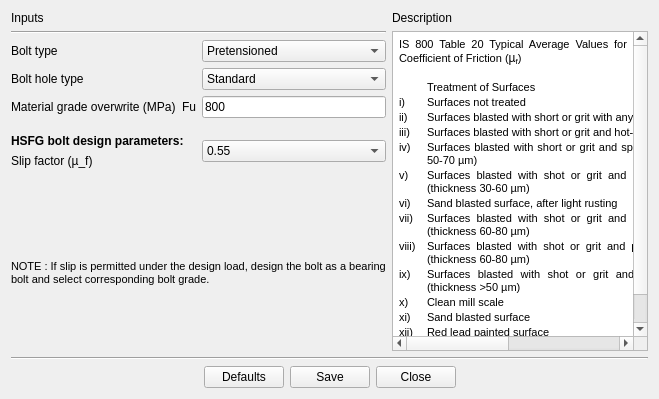
     <widget class="QWidget" name="tab_Bolt">
      <attribute name="title">
       <string>Bolt</string>
      </attribute>
      <layout class="QGridLayout" name="gridLayout_22">
       <item row="0" column="1">
        <layout class="QGridLayout" name="gridLayout_19">
         <item row="0" column="0">
          <layout class="QGridLayout" name="gridLayout_8">
           <item row="0" column="0">
            <widget class="QLabel" name="label_3">
             <property name="font">
              <font>
               <family>Arial</family>
              </font>
             </property>
             <property name="text">
              <string>Description</string>
             </property>
            </widget>
           </item>
          </layout>
         </item>
         <item row="1" column="0">
          <widget class="QTextBrowser" name="textBrowser">
           <property name="minimumSize">
            <size>
             <width>210</width>
             <height>320</height>
            </size>
           </property>
           <property name="html">
            <string>&lt;!DOCTYPE HTML PUBLIC &quot;-//W3C//DTD HTML 4.0//EN&quot; &quot;http://www.w3.org/TR/REC-html40/strict.dtd&quot;&gt;
&lt;html&gt;&lt;head&gt;&lt;meta name=&quot;qrichtext&quot; content=&quot;1&quot; /&gt;&lt;style type=&quot;text/css&quot;&gt;
p, li { white-space: pre-wrap; }
&lt;/style&gt;&lt;/head&gt;&lt;body style=&quot; font-family:'Arial'; font-size:8.25pt; font-weight:400; font-style:normal;&quot;&gt;
&lt;table border=&quot;0&quot; style=&quot; margin-top:0px; margin-bottom:0px; margin-left:0px; margin-right:0px;&quot; cellspacing=&quot;2&quot; cellpadding=&quot;0&quot;&gt;
&lt;tr&gt;
&lt;td colspan=&quot;3&quot;&gt;
&lt;p align=&quot;justify&quot; style=&quot; margin-top:12px; margin-bottom:12px; margin-left:0px; margin-right:0px; -qt-block-indent:0; text-indent:0px;&quot;&gt;&lt;span style=&quot; font-family:'MS Shell Dlg 2'; font-size:8pt;&quot;&gt;IS 800 Table 20 Typical Average Values for Coefficient of Friction (&lt;/span&gt;&lt;span style=&quot; font-family:'Calibri,sans-serif'; font-size:9pt;&quot;&gt;µ&lt;/span&gt;&lt;span style=&quot; font-family:'Calibri,sans-serif'; font-size:9pt; vertical-align:sub;&quot;&gt;f&lt;/span&gt;&lt;span style=&quot; font-family:'MS Shell Dlg 2'; font-size:8pt;&quot;&gt;)&lt;/span&gt;&lt;/p&gt;&lt;/td&gt;&lt;/tr&gt;&lt;/table&gt;
&lt;p align=&quot;justify&quot; style=&quot;-qt-paragraph-type:empty; margin-top:12px; margin-bottom:12px; margin-left:0px; margin-right:0px; -qt-block-indent:0; text-indent:0px; font-family:'MS Shell Dlg 2'; font-size:8pt;&quot;&gt;&lt;br /&gt;&lt;/p&gt;
&lt;table border=&quot;0&quot; style=&quot; margin-top:0px; margin-bottom:0px; margin-left:0px; margin-right:0px;&quot; cellspacing=&quot;2&quot; cellpadding=&quot;0&quot;&gt;
&lt;tr&gt;
&lt;td width=&quot;26&quot;&gt;&lt;/td&gt;
&lt;td width=&quot;383&quot;&gt;
&lt;p align=&quot;justify&quot; style=&quot; margin-top:12px; margin-bottom:12px; margin-left:0px; margin-right:0px; -qt-block-indent:0; text-indent:0px;&quot;&gt;&lt;span style=&quot; font-family:'MS Shell Dlg 2'; font-size:8pt;&quot;&gt;Treatment of Surfaces&lt;/span&gt;&lt;/p&gt;&lt;/td&gt;
&lt;td width=&quot;78&quot;&gt;
&lt;p align=&quot;justify&quot; style=&quot; margin-top:12px; margin-bottom:12px; margin-left:0px; margin-right:0px; -qt-block-indent:0; text-indent:0px;&quot;&gt;&lt;span style=&quot; font-family:'MS Shell Dlg 2'; font-size:8pt;&quot;&gt;  µ_f&lt;/span&gt;&lt;/p&gt;&lt;/td&gt;&lt;/tr&gt;
&lt;tr&gt;
&lt;td&gt;
&lt;p align=&quot;justify&quot; style=&quot; margin-top:12px; margin-bottom:12px; margin-left:0px; margin-right:0px; -qt-block-indent:0; text-indent:0px;&quot;&gt;&lt;span style=&quot; font-family:'MS Shell Dlg 2'; font-size:8pt;&quot;&gt;i)&lt;/span&gt;&lt;/p&gt;&lt;/td&gt;
&lt;td&gt;
&lt;p align=&quot;justify&quot; style=&quot; margin-top:12px; margin-bottom:12px; margin-left:0px; margin-right:0px; -qt-block-indent:0; text-indent:0px;&quot;&gt;&lt;span style=&quot; font-family:'MS Shell Dlg 2'; font-size:8pt;&quot;&gt;Surfaces not treated&lt;/span&gt;&lt;/p&gt;&lt;/td&gt;
&lt;td&gt;
&lt;p align=&quot;justify&quot; style=&quot; margin-top:12px; margin-bottom:12px; margin-left:0px; margin-right:0px; -qt-block-indent:0; text-indent:0px;&quot;&gt;&lt;span style=&quot; font-family:'MS Shell Dlg 2'; font-size:8pt;&quot;&gt;  0.2&lt;/span&gt;&lt;/p&gt;&lt;/td&gt;&lt;/tr&gt;
&lt;tr&gt;
&lt;td&gt;
&lt;p align=&quot;justify&quot; style=&quot; margin-top:12px; margin-bottom:12px; margin-left:0px; margin-right:0px; -qt-block-indent:0; text-indent:0px;&quot;&gt;&lt;span style=&quot; font-family:'MS Shell Dlg 2'; font-size:8pt;&quot;&gt;ii)&lt;/span&gt;&lt;/p&gt;&lt;/td&gt;
&lt;td&gt;
&lt;p align=&quot;justify&quot; style=&quot; margin-top:12px; margin-bottom:12px; margin-left:0px; margin-right:0px; -qt-block-indent:0; text-indent:0px;&quot;&gt;&lt;span style=&quot; font-family:'MS Shell Dlg 2'; font-size:8pt;&quot;&gt;Surfaces blasted with short or grit with any loose rust removed, no pitting&lt;/span&gt;&lt;/p&gt;&lt;/td&gt;
&lt;td&gt;
&lt;p align=&quot;justify&quot; style=&quot; margin-top:12px; margin-bottom:12px; margin-left:0px; margin-right:0px; -qt-block-indent:0; text-indent:0px;&quot;&gt;&lt;span style=&quot; font-family:'MS Shell Dlg 2'; font-size:8pt;&quot;&gt;  0.5&lt;/span&gt;&lt;/p&gt;&lt;/td&gt;&lt;/tr&gt;
&lt;tr&gt;
&lt;td&gt;
&lt;p align=&quot;justify&quot; style=&quot; margin-top:12px; margin-bottom:12px; margin-left:0px; margin-right:0px; -qt-block-indent:0; text-indent:0px;&quot;&gt;&lt;span style=&quot; font-family:'MS Shell Dlg 2'; font-size:8pt;&quot;&gt;iii)&lt;/span&gt;&lt;/p&gt;&lt;/td&gt;
&lt;td&gt;
&lt;p align=&quot;justify&quot; style=&quot; margin-top:12px; margin-bottom:12px; margin-left:0px; margin-right:0px; -qt-block-indent:0; text-indent:0px;&quot;&gt;&lt;span style=&quot; font-family:'MS Shell Dlg 2'; font-size:8pt;&quot;&gt;Surfaces blasted with short or grit and hot-dip galvanized&lt;/span&gt;&lt;/p&gt;&lt;/td&gt;
&lt;td&gt;
&lt;p align=&quot;justify&quot; style=&quot; margin-top:12px; margin-bottom:12px; margin-left:0px; margin-right:0px; -qt-block-indent:0; text-indent:0px;&quot;&gt;&lt;span style=&quot; font-family:'MS Shell Dlg 2'; font-size:8pt;&quot;&gt;  0.1&lt;/span&gt;&lt;/p&gt;&lt;/td&gt;&lt;/tr&gt;
&lt;tr&gt;
&lt;td&gt;
&lt;p align=&quot;justify&quot; style=&quot; margin-top:12px; margin-bottom:12px; margin-left:0px; margin-right:0px; -qt-block-indent:0; text-indent:0px;&quot;&gt;&lt;span style=&quot; font-family:'MS Shell Dlg 2'; font-size:8pt;&quot;&gt;iv)&lt;/span&gt;&lt;/p&gt;&lt;/td&gt;
&lt;td&gt;
&lt;p align=&quot;justify&quot; style=&quot; margin-top:12px; margin-bottom:12px; margin-left:0px; margin-right:0px; -qt-block-indent:0; text-indent:0px;&quot;&gt;&lt;span style=&quot; font-family:'MS Shell Dlg 2'; font-size:8pt;&quot;&gt;Surfaces blasted with short or grit and spray - metallized with zinc (thickness 50-70 µm)&lt;/span&gt;&lt;/p&gt;&lt;/td&gt;
&lt;td&gt;
&lt;p align=&quot;justify&quot; style=&quot; margin-top:12px; margin-bottom:12px; margin-left:0px; margin-right:0px; -qt-block-indent:0; text-indent:0px;&quot;&gt;&lt;span style=&quot; font-family:'MS Shell Dlg 2'; font-size:8pt;&quot;&gt;  0.25&lt;/span&gt;&lt;/p&gt;&lt;/td&gt;&lt;/tr&gt;
&lt;tr&gt;
&lt;td&gt;
&lt;p align=&quot;justify&quot; style=&quot; margin-top:12px; margin-bottom:12px; margin-left:0px; margin-right:0px; -qt-block-indent:0; text-indent:0px;&quot;&gt;&lt;span style=&quot; font-family:'MS Shell Dlg 2'; font-size:8pt;&quot;&gt;v)&lt;/span&gt;&lt;/p&gt;&lt;/td&gt;
&lt;td&gt;
&lt;p align=&quot;justify&quot; style=&quot; margin-top:12px; margin-bottom:12px; margin-left:0px; margin-right:0px; -qt-block-indent:0; text-indent:0px;&quot;&gt;&lt;span style=&quot; font-family:'MS Shell Dlg 2'; font-size:8pt;&quot;&gt;Surfaces blasted with shot or grit and painted with ethylzinc silicate coat (thickness 30-60 µm)&lt;/span&gt;&lt;/p&gt;&lt;/td&gt;
&lt;td&gt;
&lt;p align=&quot;justify&quot; style=&quot; margin-top:12px; margin-bottom:12px; margin-left:0px; margin-right:0px; -qt-block-indent:0; text-indent:0px;&quot;&gt;&lt;span style=&quot; font-family:'MS Shell Dlg 2'; font-size:8pt;&quot;&gt;  0.3&lt;/span&gt;&lt;/p&gt;&lt;/td&gt;&lt;/tr&gt;
&lt;tr&gt;
&lt;td&gt;
&lt;p align=&quot;justify&quot; style=&quot; margin-top:12px; margin-bottom:12px; margin-left:0px; margin-right:0px; -qt-block-indent:0; text-indent:0px;&quot;&gt;&lt;span style=&quot; font-family:'MS Shell Dlg 2'; font-size:8pt;&quot;&gt;vi)&lt;/span&gt;&lt;/p&gt;&lt;/td&gt;
&lt;td&gt;
&lt;p align=&quot;justify&quot; style=&quot; margin-top:12px; margin-bottom:12px; margin-left:0px; margin-right:0px; -qt-block-indent:0; text-indent:0px;&quot;&gt;&lt;span style=&quot; font-family:'MS Shell Dlg 2'; font-size:8pt;&quot;&gt;Sand blasted surface, after light rusting&lt;/span&gt;&lt;/p&gt;&lt;/td&gt;
&lt;td&gt;
&lt;p align=&quot;justify&quot; style=&quot; margin-top:12px; margin-bottom:12px; margin-left:0px; margin-right:0px; -qt-block-indent:0; text-indent:0px;&quot;&gt;&lt;span style=&quot; font-family:'MS Shell Dlg 2'; font-size:8pt;&quot;&gt;  0.52&lt;/span&gt;&lt;/p&gt;&lt;/td&gt;&lt;/tr&gt;
&lt;tr&gt;
&lt;td&gt;
&lt;p align=&quot;justify&quot; style=&quot; margin-top:12px; margin-bottom:12px; margin-left:0px; margin-right:0px; -qt-block-indent:0; text-indent:0px;&quot;&gt;&lt;span style=&quot; font-family:'MS Shell Dlg 2'; font-size:8pt;&quot;&gt;vii)&lt;/span&gt;&lt;/p&gt;&lt;/td&gt;
&lt;td&gt;
&lt;p align=&quot;justify&quot; style=&quot; margin-top:12px; margin-bottom:12px; margin-left:0px; margin-right:0px; -qt-block-indent:0; text-indent:0px;&quot;&gt;&lt;span style=&quot; font-family:'MS Shell Dlg 2'; font-size:8pt;&quot;&gt;Surfaces blasted with shot or grit and painted with ethylzinc silicate coat (thickness 60-80 µm)&lt;/span&gt;&lt;/p&gt;&lt;/td&gt;
&lt;td&gt;
&lt;p align=&quot;justify&quot; style=&quot; margin-top:12px; margin-bottom:12px; margin-left:0px; margin-right:0px; -qt-block-indent:0; text-indent:0px;&quot;&gt;&lt;span style=&quot; font-family:'MS Shell Dlg 2'; font-size:8pt;&quot;&gt;  0.3&lt;/span&gt;&lt;/p&gt;&lt;/td&gt;&lt;/tr&gt;
&lt;tr&gt;
&lt;td&gt;
&lt;p align=&quot;justify&quot; style=&quot; margin-top:12px; margin-bottom:12px; margin-left:0px; margin-right:0px; -qt-block-indent:0; text-indent:0px;&quot;&gt;&lt;span style=&quot; font-family:'MS Shell Dlg 2'; font-size:8pt;&quot;&gt;viii)&lt;/span&gt;&lt;/p&gt;&lt;/td&gt;
&lt;td&gt;
&lt;p align=&quot;justify&quot; style=&quot; margin-top:12px; margin-bottom:12px; margin-left:0px; margin-right:0px; -qt-block-indent:0; text-indent:0px;&quot;&gt;&lt;span style=&quot; font-family:'MS Shell Dlg 2'; font-size:8pt;&quot;&gt;Surfaces blasted with shot or grit and painted with alcalizinc silicate coat (thickness 60-80 µm)&lt;/span&gt;&lt;/p&gt;&lt;/td&gt;
&lt;td&gt;
&lt;p align=&quot;justify&quot; style=&quot; margin-top:12px; margin-bottom:12px; margin-left:0px; margin-right:0px; -qt-block-indent:0; text-indent:0px;&quot;&gt;&lt;span style=&quot; font-family:'MS Shell Dlg 2'; font-size:8pt;&quot;&gt;  0.3&lt;/span&gt;&lt;/p&gt;&lt;/td&gt;&lt;/tr&gt;
&lt;tr&gt;
&lt;td&gt;
&lt;p align=&quot;justify&quot; style=&quot; margin-top:12px; margin-bottom:12px; margin-left:0px; margin-right:0px; -qt-block-indent:0; text-indent:0px;&quot;&gt;&lt;span style=&quot; font-family:'MS Shell Dlg 2'; font-size:8pt;&quot;&gt;ix)&lt;/span&gt;&lt;/p&gt;&lt;/td&gt;
&lt;td&gt;
&lt;p align=&quot;justify&quot; style=&quot; margin-top:12px; margin-bottom:12px; margin-left:0px; margin-right:0px; -qt-block-indent:0; text-indent:0px;&quot;&gt;&lt;span style=&quot; font-family:'MS Shell Dlg 2'; font-size:8pt;&quot;&gt;Surfaces blasted with shot or grit and spray metallized with aluminium (thickness &amp;gt;50 µm)&lt;/span&gt;&lt;/p&gt;&lt;/td&gt;
&lt;td&gt;
&lt;p align=&quot;justify&quot; style=&quot; margin-top:12px; margin-bottom:12px; margin-left:0px; margin-right:0px; -qt-block-indent:0; text-indent:0px;&quot;&gt;&lt;span style=&quot; font-family:'MS Shell Dlg 2'; font-size:8pt;&quot;&gt;  0.5&lt;/span&gt;&lt;/p&gt;&lt;/td&gt;&lt;/tr&gt;
&lt;tr&gt;
&lt;td&gt;
&lt;p align=&quot;justify&quot; style=&quot; margin-top:12px; margin-bottom:12px; margin-left:0px; margin-right:0px; -qt-block-indent:0; text-indent:0px;&quot;&gt;&lt;span style=&quot; font-family:'MS Shell Dlg 2'; font-size:8pt;&quot;&gt;x)&lt;/span&gt;&lt;/p&gt;&lt;/td&gt;
&lt;td&gt;
&lt;p align=&quot;justify&quot; style=&quot; margin-top:12px; margin-bottom:12px; margin-left:0px; margin-right:0px; -qt-block-indent:0; text-indent:0px;&quot;&gt;&lt;span style=&quot; font-family:'MS Shell Dlg 2'; font-size:8pt;&quot;&gt;Clean mill scale&lt;/span&gt;&lt;/p&gt;&lt;/td&gt;
&lt;td&gt;
&lt;p align=&quot;justify&quot; style=&quot; margin-top:12px; margin-bottom:12px; margin-left:0px; margin-right:0px; -qt-block-indent:0; text-indent:0px;&quot;&gt;&lt;span style=&quot; font-family:'MS Shell Dlg 2'; font-size:8pt;&quot;&gt;  0.33&lt;/span&gt;&lt;/p&gt;&lt;/td&gt;&lt;/tr&gt;
&lt;tr&gt;
&lt;td&gt;
&lt;p align=&quot;justify&quot; style=&quot; margin-top:12px; margin-bottom:12px; margin-left:0px; margin-right:0px; -qt-block-indent:0; text-indent:0px;&quot;&gt;&lt;span style=&quot; font-family:'MS Shell Dlg 2'; font-size:8pt;&quot;&gt;xi)&lt;/span&gt;&lt;/p&gt;&lt;/td&gt;
&lt;td&gt;
&lt;p align=&quot;justify&quot; style=&quot; margin-top:12px; margin-bottom:12px; margin-left:0px; margin-right:0px; -qt-block-indent:0; text-indent:0px;&quot;&gt;&lt;span style=&quot; font-family:'MS Shell Dlg 2'; font-size:8pt;&quot;&gt;Sand blasted surface&lt;/span&gt;&lt;/p&gt;&lt;/td&gt;
&lt;td&gt;
&lt;p align=&quot;justify&quot; style=&quot; margin-top:12px; margin-bottom:12px; margin-left:0px; margin-right:0px; -qt-block-indent:0; text-indent:0px;&quot;&gt;&lt;span style=&quot; font-family:'MS Shell Dlg 2'; font-size:8pt;&quot;&gt;  0.48&lt;/span&gt;&lt;/p&gt;&lt;/td&gt;&lt;/tr&gt;
&lt;tr&gt;
&lt;td&gt;
&lt;p align=&quot;justify&quot; style=&quot; margin-top:12px; margin-bottom:12px; margin-left:0px; margin-right:0px; -qt-block-indent:0; text-indent:0px;&quot;&gt;&lt;span style=&quot; font-family:'MS Shell Dlg 2'; font-size:8pt;&quot;&gt;xii)&lt;/span&gt;&lt;/p&gt;&lt;/td&gt;
&lt;td&gt;
&lt;p align=&quot;justify&quot; style=&quot; margin-top:12px; margin-bottom:12px; margin-left:0px; margin-right:0px; -qt-block-indent:0; text-indent:0px;&quot;&gt;&lt;span style=&quot; font-family:'MS Shell Dlg 2'; font-size:8pt;&quot;&gt;Red lead painted surface&lt;/span&gt;&lt;/p&gt;&lt;/td&gt;
&lt;td&gt;
&lt;p align=&quot;justify&quot; style=&quot; margin-top:12px; margin-bottom:12px; margin-left:0px; margin-right:0px; -qt-block-indent:0; text-indent:0px;&quot;&gt;&lt;span style=&quot; font-family:'MS Shell Dlg 2'; font-size:8pt;&quot;&gt;  0.1&lt;/span&gt;&lt;/p&gt;
&lt;p align=&quot;justify&quot; style=&quot;-qt-paragraph-type:empty; margin-top:12px; margin-bottom:12px; margin-left:0px; margin-right:0px; -qt-block-indent:0; text-indent:0px; font-family:'MS Shell Dlg 2'; font-size:8pt;&quot;&gt;&lt;br /&gt;&lt;/p&gt;&lt;/td&gt;&lt;/tr&gt;&lt;/table&gt;&lt;/body&gt;&lt;/html&gt;</string>
           </property>
          </widget>
         </item>
        </layout>
       </item>
       <item row="0" column="0">
        <layout class="QGridLayout" name="gridLayout_21">
         <item row="0" column="0">
          <layout class="QGridLayout" name="gridLayout_16">
           <item row="1" column="0">
            <layout class="QGridLayout" name="gridLayout_14">
             <item row="0" column="0" colspan="2">
              <layout class="QGridLayout" name="gridLayout_9">
               <item row="0" column="0">
                <widget class="QLabel" name="label">
                 <property name="font">
                  <font>
                   <family>Arial</family>
                  </font>
                 </property>
                 <property name="text">
                  <string>Bolt type</string>
                 </property>
                </widget>
               </item>
               <item row="0" column="1" rowspan="3">
                <layout class="QGridLayout" name="gridLayout">
                 <item row="1" column="1">
                  <widget class="QComboBox" name="combo_boltHoleType">
                   <property name="font">
                    <font>
                     <family>Arial</family>
                    </font>
                   </property>
                   <property name="focusPolicy">
                    <enum>Qt::TabFocus</enum>
                   </property>
                   <item>
                    <property name="text">
                     <string>Standard</string>
                    </property>
                   </item>
                   <item>
                    <property name="text">
                     <string>Over-sized</string>
                    </property>
                   </item>
                  </widget>
                 </item>
                 <item row="2" column="0">
                  <widget class="QLabel" name="label_8">
                   <property name="text">
                    <string>Fu</string>
                   </property>
                  </widget>
                 </item>
                 <item row="2" column="1">
                  <widget class="QLineEdit" name="txt_boltFu">
                   <property name="font">
                    <font>
                     <family>Arial</family>
                    </font>
                   </property>
                   <property name="text">
                    <string>800</string>
                   </property>
                   <property name="alignment">
                    <set>Qt::AlignLeading|Qt::AlignLeft|Qt::AlignVCenter</set>
                   </property>
                   <property name="readOnly">
                    <bool>false</bool>
                   </property>
                  </widget>
                 </item>
                 <item row="0" column="1">
                  <widget class="QComboBox" name="combo_boltType">
                   <property name="font">
                    <font>
                     <family>Arial</family>
                    </font>
                   </property>
                   <property name="currentIndex">
                    <number>0</number>
                   </property>
                   <item>
                    <property name="text">
                     <string>Pretensioned</string>
                    </property>
                   </item>
                   <item>
                    <property name="text">
                     <string>Non-pretensioned</string>
                    </property>
                   </item>
                  </widget>
                 </item>
                </layout>
               </item>
               <item row="2" column="0">
                <widget class="QLabel" name="label_4">
                 <property name="font">
                  <font>
                   <family>Arial</family>
                  </font>
                 </property>
                 <property name="text">
                  <string>Material grade overwrite (MPa)</string>
                 </property>
                </widget>
               </item>
               <item row="1" column="0">
                <widget class="QLabel" name="label_2">
                 <property name="font">
                  <font>
                   <family>Arial</family>
                  </font>
                 </property>
                 <property name="text">
                  <string>Bolt hole type</string>
                 </property>
                </widget>
               </item>
              </layout>
             </item>
             <item row="1" column="0">
              <layout class="QGridLayout" name="gridLayout_12">
               <item row="0" column="0">
                <spacer name="verticalSpacer_6">
                 <property name="orientation">
                  <enum>Qt::Vertical</enum>
                 </property>
                 <property name="sizeType">
                  <enum>QSizePolicy::Minimum</enum>
                 </property>
                 <property name="sizeHint" stdset="0">
                  <size>
                   <width>20</width>
                   <height>10</height>
                  </size>
                 </property>
                </spacer>
               </item>
               <item row="1" column="0">
                <widget class="QLabel" name="label_7">
                 <property name="font">
                  <font>
                   <family>Arial</family>
                   <weight>75</weight>
                   <bold>true</bold>
                  </font>
                 </property>
                 <property name="text">
                  <string>HSFG bolt design parameters:</string>
                 </property>
                </widget>
               </item>
               <item row="2" column="0">
                <widget class="QLabel" name="label_15">
                 <property name="font">
                  <font>
                   <family>Arial</family>
                  </font>
                 </property>
                 <property name="text">
                  <string>Slip factor (µ_f)</string>
                 </property>
                </widget>
               </item>
              </layout>
             </item>
             <item row="1" column="1">
              <layout class="QGridLayout" name="gridLayout_11">
               <item row="0" column="0">
                <spacer name="verticalSpacer_5">
                 <property name="orientation">
                  <enum>Qt::Vertical</enum>
                 </property>
                 <property name="sizeType">
                  <enum>QSizePolicy::Minimum</enum>
                 </property>
                 <property name="sizeHint" stdset="0">
                  <size>
                   <width>20</width>
                   <height>10</height>
                  </size>
                 </property>
                </spacer>
               </item>
               <item row="1" column="0">
                <widget class="QComboBox" name="combo_slipfactor">
                 <property name="minimumSize">
                  <size>
                   <width>0</width>
                   <height>0</height>
                  </size>
                 </property>
                 <property name="maximumSize">
                  <size>
                   <width>200</width>
                   <height>16777215</height>
                  </size>
                 </property>
                 <property name="font">
                  <font>
                   <family>Arial</family>
                  </font>
                 </property>
                 <property name="currentIndex">
                  <number>8</number>
                 </property>
                 <item>
                  <property name="text">
                   <string>0.2</string>
                  </property>
                 </item>
                 <item>
                  <property name="text">
                   <string>0.5</string>
                  </property>
                 </item>
                 <item>
                  <property name="text">
                   <string>0.1</string>
                  </property>
                 </item>
                 <item>
                  <property name="text">
                   <string>0.25</string>
                  </property>
                 </item>
                 <item>
                  <property name="text">
                   <string>0.3</string>
                  </property>
                 </item>
                 <item>
                  <property name="text">
                   <string>0.33</string>
                  </property>
                 </item>
                 <item>
                  <property name="text">
                   <string>0.48</string>
                  </property>
                 </item>
                 <item>
                  <property name="text">
                   <string>0.52</string>
                  </property>
                 </item>
                 <item>
                  <property name="text">
                   <string>0.55</string>
                  </property>
                 </item>
                </widget>
               </item>
              </layout>
             </item>
            </layout>
           </item>
           <item row="0" column="0">
            <layout class="QGridLayout" name="gridLayout_15">
             <item row="0" column="0">
              <widget class="QLabel" name="label_5">
               <property name="font">
                <font>
                 <family>Arial</family>
                </font>
               </property>
               <property name="text">
                <string>Inputs</string>
               </property>
              </widget>
             </item>
             <item row="1" column="0">
              <widget class="Line" name="line">
               <property name="orientation">
                <enum>Qt::Horizontal</enum>
               </property>
              </widget>
             </item>
            </layout>
           </item>
          </layout>
         </item>
         <item row="1" column="0">
          <spacer name="verticalSpacer">
           <property name="orientation">
            <enum>Qt::Vertical</enum>
           </property>
           <property name="sizeType">
            <enum>QSizePolicy::Fixed</enum>
           </property>
           <property name="sizeHint" stdset="0">
            <size>
             <width>17</width>
             <height>80</height>
            </size>
           </property>
          </spacer>
         </item>
         <item row="3" column="0">
          <layout class="QGridLayout" name="gridLayout_20">
           <item row="0" column="0">
            <widget class="QLabel" name="label_note">
             <property name="maximumSize">
              <size>
               <width>16777180</width>
               <height>16777180</height>
              </size>
             </property>
             <property name="font">
              <font>
               <family>Arial</family>
               <pointsize>8</pointsize>
               <weight>50</weight>
               <italic>false</italic>
               <bold>false</bold>
              </font>
             </property>
             <property name="text">
              <string>NOTE : If slip is permitted under the design load, design the bolt as a bearing
bolt and select corresponding bolt grade.</string>
             </property>
            </widget>
           </item>
           <item row="1" column="0">
            <spacer name="verticalSpacer_10">
             <property name="orientation">
              <enum>Qt::Vertical</enum>
             </property>
             <property name="sizeType">
              <enum>QSizePolicy::Fixed</enum>
             </property>
             <property name="sizeHint" stdset="0">
              <size>
               <width>20</width>
               <height>60</height>
              </size>
             </property>
            </spacer>
           </item>
          </layout>
         </item>
        </layout>
       </item>
       <item row="2" column="0" colspan="2">
        <layout class="QHBoxLayout" name="horizontalLayout">
         <item>
          <spacer name="horizontalSpacer_4">
           <property name="orientation">
            <enum>Qt::Horizontal</enum>
           </property>
           <property name="sizeHint" stdset="0">
            <size>
             <width>40</width>
             <height>20</height>
            </size>
           </property>
          </spacer>
         </item>
         <item>
          <widget class="QPushButton" name="pushButton_defaults_Bolt">
           <property name="text">
            <string>Defaults</string>
           </property>
          </widget>
         </item>
         <item>
          <widget class="QPushButton" name="pushButton_save_Bolt">
           <property name="text">
            <string>Save</string>
           </property>
          </widget>
         </item>
         <item>
          <widget class="QPushButton" name="pushButton_close_Bolt">
           <property name="text">
            <string>Close</string>
           </property>
          </widget>
         </item>
         <item>
          <spacer name="horizontalSpacer_2">
           <property name="orientation">
            <enum>Qt::Horizontal</enum>
           </property>
           <property name="sizeType">
            <enum>QSizePolicy::Expanding</enum>
           </property>
           <property name="sizeHint" stdset="0">
            <size>
             <width>40</width>
             <height>20</height>
            </size>
           </property>
          </spacer>
         </item>
        </layout>
       </item>
       <item row="1" column="0" colspan="2">
        <widget class="Line" name="line_2">
         <property name="orientation">
          <enum>Qt::Horizontal</enum>
         </property>
        </widget>
       </item>
      </layout>
     </widget>
